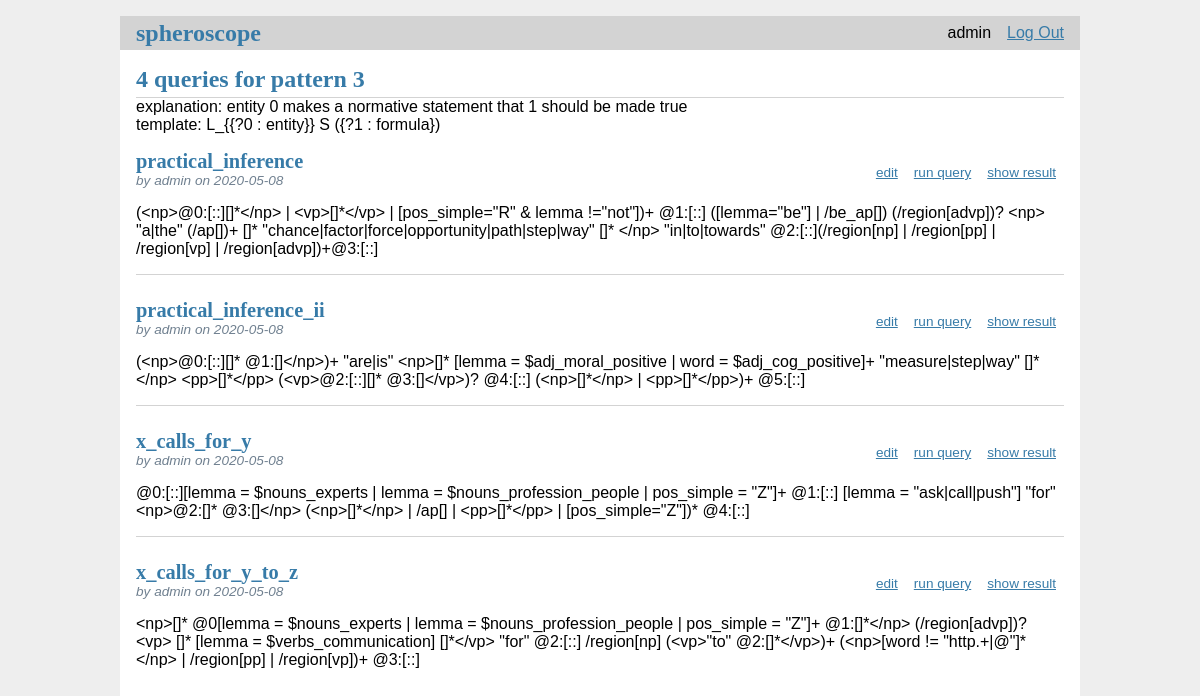
The page /patterns/3/show_pattern (signed in) on the database its author committed.
### tables this page shows
CREATE TABLE users (
  id INTEGER PRIMARY KEY AUTOINCREMENT,
  username TEXT UNIQUE NOT NULL,
  password TEXT NOT NULL
);

CREATE TABLE queries (
  id INTEGER PRIMARY KEY AUTOINCREMENT,
  author_id INTEGER NOT NULL,
  name TEXT NOT NULL,
  modified TIMESTAMP NOT NULL DEFAULT CURRENT_TIMESTAMP,
  query TEXT NOT NULL,
  anchors TEXT,
  regions TEXT,
  pattern INTEGER,
  FOREIGN KEY (author_id) REFERENCES users (id)
);

### spheroscope/patterns.py (the view)
@bp.route('/<int(signed=True):id>/show_pattern', methods=('GET', 'POST'))
@login_required
def show_pattern(id):
    pattern = get_pattern(id)
    return render_template('patterns/show_pattern.html',
                           pattern=pattern)

### spheroscope/auth.py (called while the page is built)
@bp.before_app_request
def load_logged_in_user():
    user_id = session.get('user_id')
    if user_id is None:
        g.user = None
    else:
        g.user = get_db().execute(
            'SELECT * FROM users WHERE id = ?', (user_id,)
        ).fetchone()

def login_required(view):
    @functools.wraps(view)
    def wrapped_view(**kwargs):
        if g.user is None:
            return redirect(url_for('auth.login'))
        return view(**kwargs)
    return wrapped_view

### spheroscope/db.py (called while the page is built)
def get_db():
    if 'db' not in g:
        g.db = sqlite3.connect(
            current_app.config['DATABASE'],
            detect_types=sqlite3.PARSE_DECLTYPES
        )
        g.db.row_factory = sqlite3.Row
    return g.db

### spheroscope/patterns.py (called while the page is built)
def get_patterns():
    definitions = read_csv("instance-stable/patterns.csv", index_col=0)
    queries = get_queries_from_db()
    p2q = defaultdict(list)
    for q in queries:
        p2q[q.pop('pattern')].append(q)
    patterns = list()
    for p in p2q.keys():
        try:
            d = definitions.loc[p]
        except KeyError:
            d = {
                'template': None,
                'explanation': "uncategorized queries"
            }
        patterns.append({
            'id': p,
            'nr_queries': len(p2q[p]),
            'queries': p2q[p],
            'template': d['template'],
            'explanation': d['explanation']
        })
    patterns = sorted(patterns, key=lambda x: x['id'])
    return patterns

def get_pattern(id):
    patterns = get_patterns()
    for p in patterns:
        if p['id'] == id:
            pattern = p
            break
    return pattern

### spheroscope/queries.py (called while the page is built)
def get_query_from_db(id, check_author=True):
    query = get_db().execute(
        'SELECT qu.id, name, query, modified, author_id,'
        ' username, anchors, regions, pattern'
        ' FROM queries qu JOIN users u ON qu.author_id = u.id'
        ' WHERE qu.id = ?',
        (id,)
    ).fetchone()
    if query is None:
        abort(404, "query id {0} doesn't exist.".format(id))
    if check_author and query['author_id'] != g.user['id']:
        abort(403)
    query = dict(query)
    query['anchors'] = json.loads(query['anchors'])
    query['regions'] = json.loads(query['regions'])
    return query

### spheroscope/templates/patterns/show_pattern.html
{% extends 'base.html' %}
{% block header %}
<h1>{% block title %}{{ pattern['nr_queries'] }} queries for pattern
  {{ pattern['id'] }}{% endblock %}</h1><br>
{% endblock %}
{% block content %}
explanation: {{pattern['explanation'] }}<br>
template: {{ pattern['template'] }}
{% for query in pattern['queries'] %}
<article class="post">
  <header>
    <div>
      <h1>{{ query['name'] }}</h1>
      <div class="about">by {{ query['username'] }} on {{ query['modified'].strftime('%Y-%m-%d') }}</div>
    </div>
    {% if g.user['id'] == query['author_id'] %}
    <a class="action" href="{{
			    url_for('queries.update', id=query['id'])
			    }}">edit</a>
    <a class="action" href="{{
			    url_for('queries.run', id=query['id'])
			    }}">run query</a>
    <a class="action" href="{{
			    url_for('queries.show_result', id=query['id'])
			    }}">show result</a>
    {% endif %}
  </header>
  <p class="body">{{ query['query'] }}</p>
</article>
{% if not loop.last %}
<hr>
{% endif %}
{% endfor %}
{% endblock %}

### spheroscope/templates/base.html (shortened to what this page needs)
<!doctype html>
<link rel="stylesheet" href="{{ url_for('static', filename='style.css') }}">
<nav>
  <h1><a href="{{ url_for('index') }}">spheroscope</a></h1>
  <ul>
    {% if g.user %}
      <li><span>{{ g.user['username'] }}</span>
      <li><a href="{{ url_for('auth.logout') }}">Log Out</a>
    {% else %}
      <li><a href="{{ url_for('auth.register') }}">Register</a>
      <li><a href="{{ url_for('auth.login') }}">Log In</a>
    {% endif %}
  </ul>
</nav>
<section class="content">
  <header>
    {% block header %}{% endblock %}
  </header>
  {% block content %}{% endblock %}
</section>

### spheroscope/static/style.css (style rules this page uses)
h1 { font-family: serif; color: #377ba8; margin: 1rem 0; }
a { color: #377ba8; }
hr { border: none; border-top: 1px solid lightgray; }
nav { background: lightgray; display: flex; align-items: center; padding: 0 0.5rem; }
nav h1 { flex: auto; margin: 0; }
nav h1 a { text-decoration: none; padding: 0.25rem 0.5rem; }
nav ul { display: flex; list-style: none; margin: 0; padding: 0; }
nav ul li a, nav ul li span, header .action { display: block; padding: 0.5rem; }
.content { padding: 0 1rem 1rem; }
.content > header { border-bottom: 1px solid lightgray; display: flex; align-items: flex-end; }
.content > header h1 { flex: auto; margin: 1rem 0 0.25rem 0; }
.post > header { display: flex; align-items: flex-end; font-size: 0.85em; }
.post > header > div:first-of-type { flex: auto; }
.post > header h1 { font-size: 1.5em; margin-bottom: 0; }
.post .about { color: slategray; font-style: italic; }
.post .body { white-space: pre-line; }
.content:last-child { margin-bottom: 0; }

### rows shown on the page
users: user.username "admin"
queries: name "practical_inference", username "admin", modified "2020-05-08", query "(<np>@0:[::][]*</np> | <vp>[]*</vp> | [pos_simple=\"R\" & lemma !=\"not\"])+ @1:[::] ([lemma=\"be\"] | /be_ap[]) (/region[advp])? <np> \"a|the\" (/ap[])+ []* \"chance|factor|force|opportunity|path|step|way\" []* </np> \"in|to|towards\" @2:[::](/region[np] | /region[pp] | /region[vp] | /region[advp])+@3:[::]"
queries: name "practical_inference_ii", username "admin", modified "2020-05-08", query "(<np>@0:[::][]* @1:[]</np>)+ \"are|is\" <np>[]* [lemma = $adj_moral_positive | word = $adj_cog_positive]+ \"measure|step|way\" []* </np> <pp>[]*</pp> (<vp>@2:[::][]* @3:[]</vp>)? @4:[::] (<np>[]*</np> | <pp>[]*</pp>)+ @5:[::]"
queries: name "x_calls_for_y", username "admin", modified "2020-05-08", query "@0:[::][lemma = $nouns_experts | lemma = $nouns_profession_people | pos_simple = \"Z\"]+ @1:[::] [lemma = \"ask|call|push\"] \"for\" <np>@2:[]* @3:[]</np> (<np>[]*</np> | /ap[] | <pp>[]*</pp> | [pos_simple=\"Z\"])* @4:[::]"
queries: name "x_calls_for_y_to_z", username "admin", modified "2020-05-08", query "<np>[]* @0[lemma = $nouns_experts | lemma = $nouns_profession_people | pos_simple = \"Z\"]+ @1:[]*</np> (/region[advp])? <vp> []* [lemma = $verbs_communication] []*</vp> \"for\" @2:[::] /region[np] (<vp>\"to\" @2:[]*</vp>)+ (<np>[word != \"http.+|@\"]* </np> | /region[pp] | /region[vp])+ @3:[::]"

### other values the page prints
{{ pattern['nr_queries'] }} "4"
{{ pattern['id'] }} "3"
{{ pattern['explanation'] }} "entity 0 makes a normative statement that 1 should be made true"
{{ pattern['template'] }} "L_{{?0 : entity}} S ({?1 : formula})"
